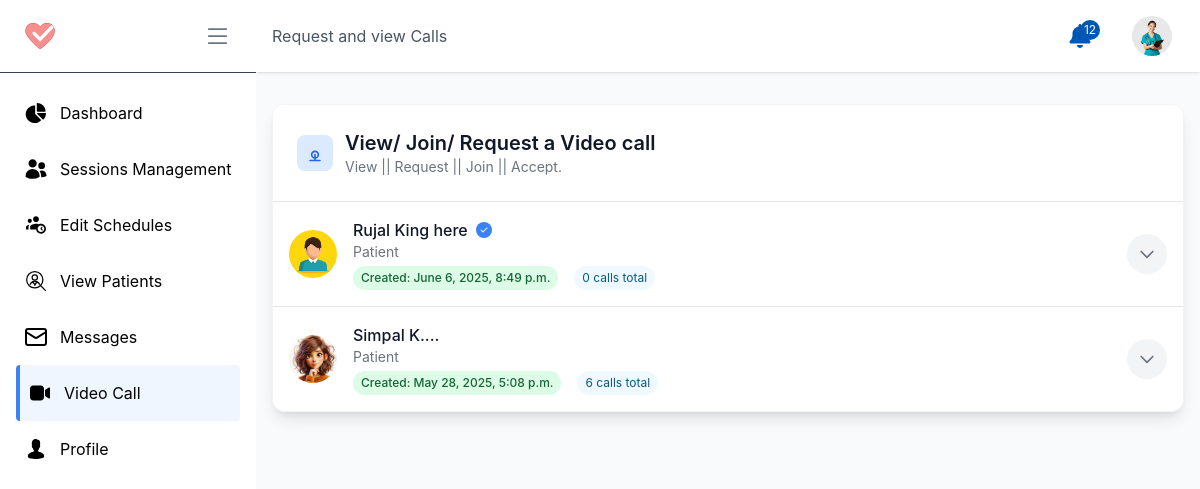
The page /d/view-v-call/ (signed in) on the database its author committed.
### account/models.py (models this page shows, shortened)
class Profile(models.Model):
    user = models.OneToOneField(User, on_delete=models.CASCADE, related_name="profile")
    role = models.CharField(max_length=10, choices=USER_ROLES, default='patient')
    profile_pic = models.ImageField(upload_to='profile_pictures/', default='profile_pictures/default.jpg')
    phone_regex = RegexValidator(regex=r'^\+?1?\d{9,15}$', message="Phone number must be entered in the format: '+999999999'. Up to 15 digits allowed.")
    ph_number = models.CharField(validators=[phone_regex], max_length=16, blank=True) # validators should be a list
    address = models.CharField(max_length=255, blank=True)
    date_of_birth = models.DateField(null=True, blank=True)
    gender = models.CharField(max_length=10, choices=[('male', 'Male'), ('female', 'Female'), ('other', 'Other')], blank=True)
    email_notification = models.BooleanField(default=True)
    sms_notification = models.BooleanField(default=True)
    reminders = models.BooleanField(default=True)
    reset_password_token = models.CharField(max_length=255, blank=True, null=True)
    reset_password_token_expiry = models.DateTimeField(null=True, blank=True)
    created_at = models.DateTimeField(auto_now_add=True)
    updated_at = models.DateTimeField(auto_now=True)
    is_active = models.BooleanField(default=True)
    is_verified = models.BooleanField(default=False)

class Conversation(models.Model):
    participants = models.ManyToManyField(Profile, related_name='conversations')
    uuid = models.UUIDField(unique=True, editable=True, null=True, blank=True)
    status_choices = (
        ('initiated', 'Initiated'),
        ('active', 'Active'),
        ('requested', 'Requested'),
        ('rejected', 'Rejected'),
        ('archived', 'Archived'),
        ('deleted', 'Deleted'),
    )
    conv_type_choices = (
        ('audio', 'Audio'),
        ('video', 'Video'),
    )
    status = models.CharField(max_length=10, choices=status_choices, default='requested')
    conv_type = models.CharField(max_length=10, choices=conv_type_choices, default='audio')
    created_at = models.DateTimeField(auto_now_add=True)

### doctor/views.py (the view)
# urls.py: path('view-v-call/', view_v_call, name='view_v_call'), # view calls
@login_required_with_message(login_url='account:login', message="You need to log in to view your Video Calls.", only=['doctor'])
def view_v_call(request: HttpRequest):
    if request.method != 'POST':
        profile: Profile = request.user.profile
        convs =  Conversation.objects.filter(
            participants=request.user.profile
        ).order_by('-created_at')
        for conversation in convs:
            conversation.other_participant = conversation.participants.exclude(
                id=profile.id
            ).first()
    return render(request, 'pages/doctor/list-v-call.html',{ 'conv': convs,}  )

### templates/pages/doctor/list-v-call.html (shortened to what this page needs)
{% extends "pages/doctor/D_base.html" %}
{% load static %}
{% block pageof %} Request and view Calls {% endblock pageof %}
{% block linkPageof %} /d/view-v-call/ {% endblock linkPageof %}
{% block content %}
    <div class="container px-4 py-8  ">
        <div class="bg-white rounded-xl shadow-lg overflow-hidden border border-gray-100">
            <div class="flex items-center justify-between p-6 border-b border-gray-200 dark:border-gray-700">
                <div class="flex items-center space-x-3">
                    <div class="p-2 bg-blue-100 dark:bg-blue-900/30 rounded-lg">
                        <svg xmlns="http://www.w3.org/2000/svg" class="w-5 h-5 text-blue-600 dark:text-blue-400" fill="none" viewBox="0 0 24 24" stroke="currentColor">
                            <path stroke-linecap="round" stroke-linejoin="round" stroke-width="2" d="M16 14a4 4 0 10-8 0 4 4 0 008 0zM12 14v7m-6 0h12" />
                        </svg>
                    </div>
                    <div>
                        <h2 class="text-xl font-semibold text-gray-900 dark:text-white">View/ Join/ Request a Video  call</h2>
                        <p class="text-sm text-gray-500 dark:text-gray-400">View || Request || Join || Accept.</p>
                    </div>
                </div>
            </div>
            <div class="bg-white rounded-xl shadow-sm overflow-hidden">
                {% if conv %}
                    {% for each_convo in conv %}
                        <div class="border-gray-200 border-b last:border-b-0">
                            <div class="p-4 flex flex-col md:flex-row md:items-center gap-4 hover:bg-gray-50 transition-colors">
                                <div class="flex items-center flex-1">
                                    <img
                                        src="{{each_convo.other_participant.profile_pic.url}}"
                                        alt="{{each_convo.other_participant.user.first_name}}"
                                        class="w-12 h-12 rounded-full object-cover ring-2 ring-white shadow-sm"
                                    />
                                    <div class="ml-4 flex-1 min-w-0">
                                        <div class="flex items-center space-x-2">
                                            <h3 class="font-medium text-gray-900 truncate">{{each_convo.other_participant.user.first_name}}</h3>
                                            {% if each_convo.other_participant.is_verified %}
                                                <div class="w-4 h-4 bg-blue-500 rounded-full flex items-center justify-center">
                                                    <svg class="w-2.5 h-2.5 text-white" fill="currentColor" viewBox="0 0 20 20">
                                                        <path fill-rule="evenodd" d="M16.707 5.293a1 1 0 010 1.414l-8 8a1 1 0 01-1.414 0l-4-4a1 1 0 011.414-1.414L8 12.586l7.293-7.293a1 1 0 011.414 0z" clip-rule="evenodd" />
                                                    </svg>
                                                </div>
                                            {% endif %}
                                        </div>
                                        {% if each_convo.other_participant.role == 'doctor'%}
                                            <p class="text-sm text-gray-500 truncate">{{each_convo.other_participant.doctor_profile.specialization}}</p>
                                        {% else %}
                                            <p class="text-sm text-gray-500 truncate">Patient</p>
                                        {% endif %}
                                        <div class="flex items-center space-x-4 mt-1">
                                            <span class="inline-flex items-center px-2 py-1 rounded-full text-xs font-medium bg-green-100 text-green-800">
                                                Created: {{ each_convo.created_at }}
                                            </span>
                                            <span class="text-xs text-sky-800 bg-sky-50 px-2 py-1 rounded-full ">
                                                {{ each_convo.convosation_calls.count }} calls total
                                            </span>
                                        </div>
                                    </div>
                                </div>
                                <div class="flex items-center space-x-3 mt-2 md:mt-0">
                                    <button type="button"
                                            class="dropdown-toggle-btn relative inline-flex items-center justify-center w-10 h-10 text-gray-500 bg-gray-100 rounded-full hover:bg-gray-200 focus:outline-none transition-colors"
                                            data-conversation-id="{{ each_convo.id }}">
                                        <svg class="w-5 h-5" fill="none" stroke="currentColor" viewBox="0 0 24 24">
                                            <path stroke-linecap="round" stroke-linejoin="round" stroke-width="2" d="M19 9l-7 7-7-7"></path>
                                        </svg>
                                    </button>
                                </div>
                            </div>
                        </div>
                    {% endfor %}
                {% endif %}
            </div>
        </div>
    </div>
{% endblock content %}

### templates/pages/doctor/D_base.html (shortened to what this page needs)
{% load static %}
{% load url_resolver %}
<!DOCTYPE html>
<html lang="en">
    <head>
        <link rel="stylesheet" href="{% static 'styles.css' %}" />
    </head>
    <body class="flex flex-col min-h-screen">
        <div class="flex flex-row flex-1">
            <div id="sidebarPanel"
                class="w-64 fixed inset-y-0 z-30 lg:relative bg-white h-screen transform -translate-x-full transition-transform duration-300 ease-in-out lg:translate-x-0 ">
                <div class="text-white flex-shrink-0 ">
                    <div class="flex flex-row justify-between items-center py-5 px-6 border-b border-gray-700">
                        <a href="/" class="shortBarToggle">
                            <img src="{% static 'icon-64.png' %}" alt="Logo" class="h-8 w-auto object-cover">
                        </a>
                        <button class=" p-0 ">
                        </button>
                    </div>
                    <div class="overflow-y-auto h-full ">
                        <ul class=" px-4 mt-3" id="menuList">
                            <li class="menuListItems dashboard-nav">
                                <a href="{% url 'doctor:doctor_dashboard' %}"
                                    class=" flex items-center py-4 text-black hover:bg-blue-50 rounded px-2 no-underline  hover:border-l-4 border-blue-500 ">
                                    <span class="mr-3">
                                    </span>
                                    <span class="shortBarToggle">Dashboard</span>
                                </a>
                            </li>
                            <li class="menuListItems SessionMng-nav">
                                <a href="{% url 'doctor:SessionMng' %}"
                                    class=" flex items-center py-4 text-black hover:bg-blue-50 rounded px-2 no-underline  hover:border-l-4 border-blue-500 ">
                                    <span class="mr-3">
                                    </span>
                                    <span class="shortBarToggle">Sessions Management</span>
                                </a>
                            </li>
                            <li class="menuListItems edit_schedules-nav">
                                <a href="{% url 'doctor:d_edit_schedules' %}"
                                    class=" flex items-center py-4 text-black hover:bg-blue-50 rounded px-2 no-underline  hover:border-l-4 border-blue-500 ">
                                    <span class="mr-3">
                                    </span>
                                    <span class="shortBarToggle">Edit Schedules</span>
                                </a>
                            </li>
                            <li class="menuListItems ViewPatients-nav">
                                <a href="{% url 'doctor:ViewPatients_d' %}"
                                    class=" flex items-center py-4 text-black hover:bg-blue-50 rounded px-2 no-underline  hover:border-l-4 border-blue-500 ">
                                    <span class="mr-3">
                                    </span>
                                    <span class="shortBarToggle">View Patients</span>
                                </a>
                            </li>
                            <li class="menuListItems message-nav">
                                <a href="{% url 'doctor:message' %}"
                                    class=" flex items-center py-4 text-black hover:bg-blue-50 rounded px-2 no-underline  hover:border-l-4 border-blue-500 ">
                                    <span class="mr-3">
                                        <svg xmlns="http://www.w3.org/2000/svg" class="h-6 w-6" fill="none"
                                            stroke="currentColor" stroke-width="2" stroke-linecap="round"
                                            stroke-linejoin="round" viewBox="0 0 24 24">
                                            <rect width="20" height="16" x="2" y="4" rx="2"></rect>
                                            <path d="m22 7-8.97 5.7a1.94 1.94 0 0 1-2.06 0L2 7"></path>
                                        </svg>
                                    </span>
                                    <span class="shortBarToggle">Messages</span>
                                </a>
                            </li>
                            <li class="menuListItems joinVCall-nav">
                                <a href="{% url 'doctor:view_v_call' %}"
                                    class=" flex items-center py-4 text-black hover:bg-blue-50 rounded px-2 no-underline  hover:border-l-4 border-blue-500 ">
                                    <span class="mr-3">
                                    </span>
                                    <span class="shortBarToggle">Video Call</span>
                                </a>
                            </li>
                            <li class="menuListItems profile-nav">
                                <a href="{% url 'doctor:profile' %}"
                                    class=" flex items-center py-4 text-black hover:bg-blue-50 rounded px-2 no-underline  hover:border-l-4 border-blue-500 ">
                                    <span class="mr-3">
                                    </span>
                                    <span class="shortBarToggle">Profile</span>
                                </a>
                            </li>
                        </ul>
                    </div>
                </div>
            </div>
            <div class="flex flex-col flex-1 bg-slate-50 overflow-x-hidden">
                <header class="flex items-center justify-between px-4 py-2 bg-white shadow z-20">
                    <nav class="hidden lg:flex space-x-6 bg-white py-4">
                        <a href="{% block linkPageof %} {% endblock linkPageof %}" class="text-gray-600 hover:text-blue-500
                                no-underline">{% block pageof %} {% endblock pageof %}</a>
                    </nav>
                    <ul class="flex items-center space-x-4 ">
                        <li class="px-2 sm:px-3">
                            <div class="group/notify flex items-center py-4 relative">
                                <button class="flex items-center relative" type="button" id="dropdownMenuButton1"
                                    data-dropdown-toggle="notificationDropdown">
                                    <span
                                        class="absolute -top-1 -right-2 flex items-center justify-center w-5 h-5 text-xs text-white bg-primary rounded-full"
                                        id="header-notification-counter">12</span>
                                </button>
                            </div>
                        </li>
                        <li class="px-2 sm:px-3">
                            <div class="relative group/profile-dropdown">
                                <a class="block w-10 h-10 rounded-full overflow-hidden cursor-pointer">
                                    <img src="{{ user.profile.profile_pic.url }}" class="w-full h-full object-cover"
                                        alt="profile image">
                                </a>
                            </div>
                        </li>
                    </ul>
                </header>
                {% block content %} {% endblock content %}
            </div>
        </div>
    </body>
</html>

### rows shown on the page
Conversation: other_participant.profile_pic (placeholder picture), other_participant.user.first_name "Rujal King here", shows "Patient", created_at "June 6, 2025, 8:49 p.m.", convosation_calls.count "0"
Conversation: other_participant.profile_pic (picture), other_participant.user.first_name "Simpal K....", shows "Patient", created_at "May 28, 2025, 5:08 p.m.", convosation_calls.count "6"
